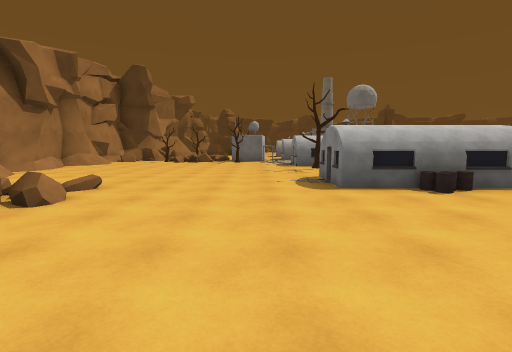
[1] (above)

24 first-person views from a walk through a scene from a Unity 3-D project. The camera is 1.5 m above the floor, tilts 6° down and sees 85° across. The floor is counted in squares, 2 m on a side. Each view is taken from the middle of a square. On the plan, view 1 faces up. The plan holds only what a view shows up to about 10 squares ahead; the rest is blank. The place goes on beyond the plan. The player character is not drawn.

[2]
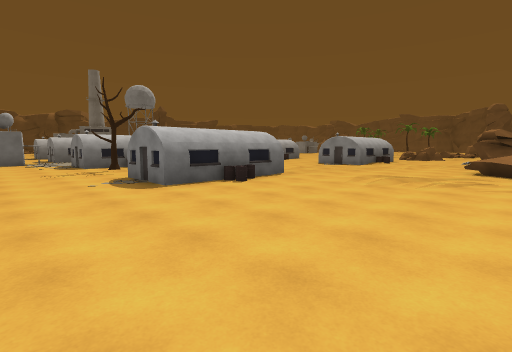

[3]
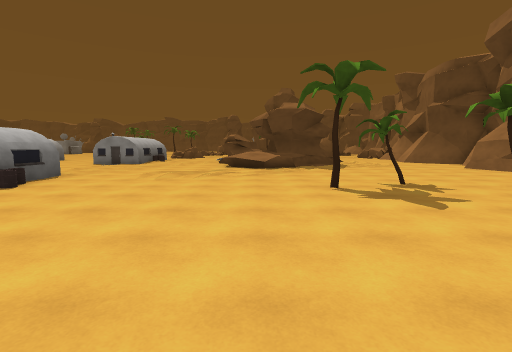

[4]
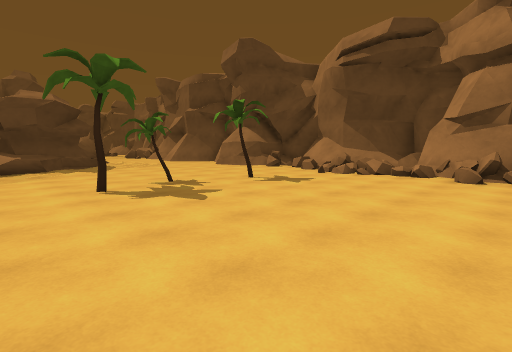

[5]
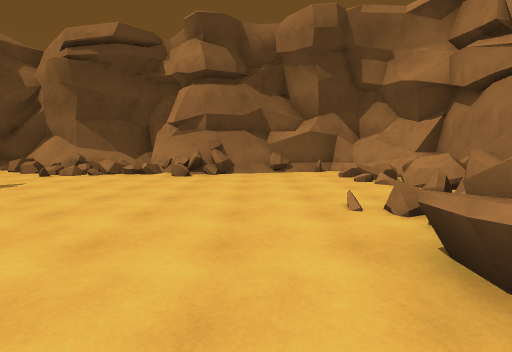

[6]
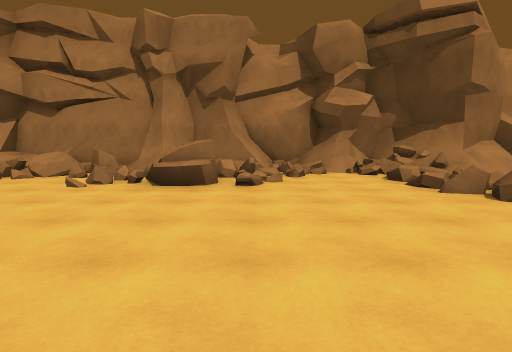

[7]
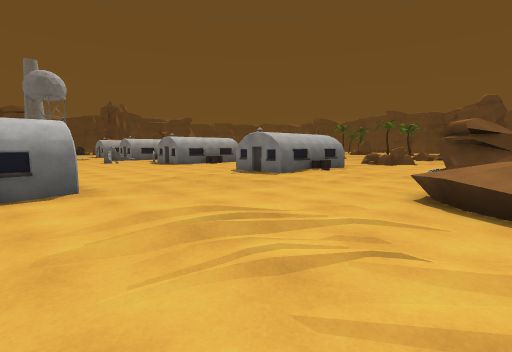

[8]
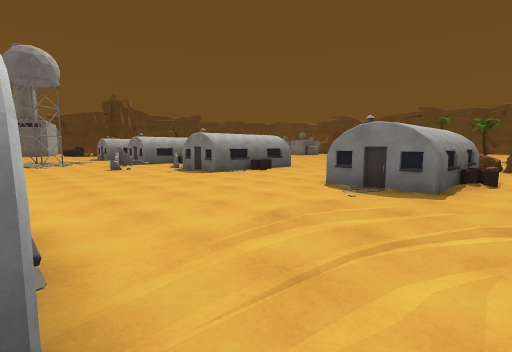

[9]
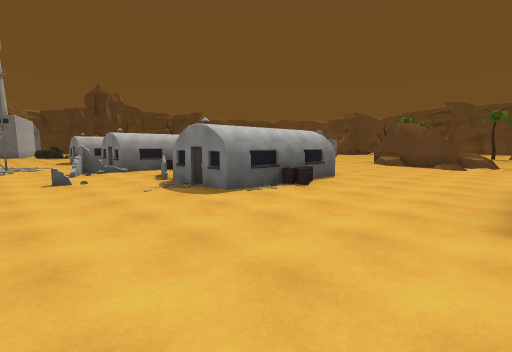

[10]
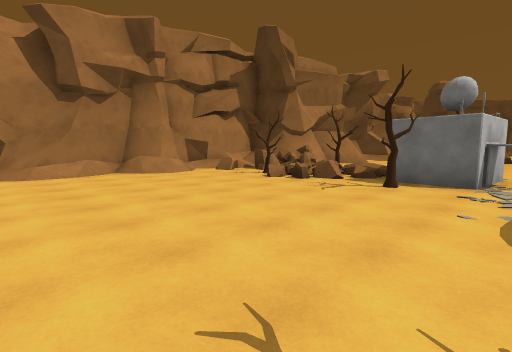

[11]
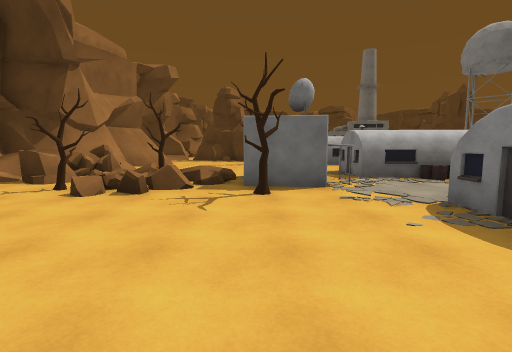

[12]
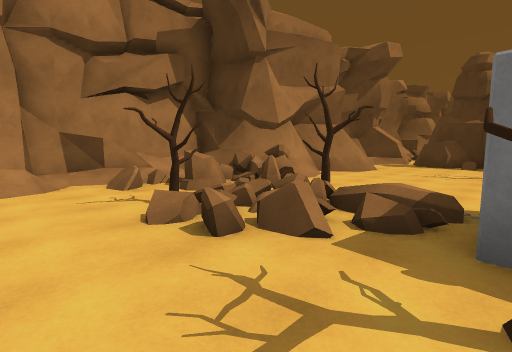

[13]
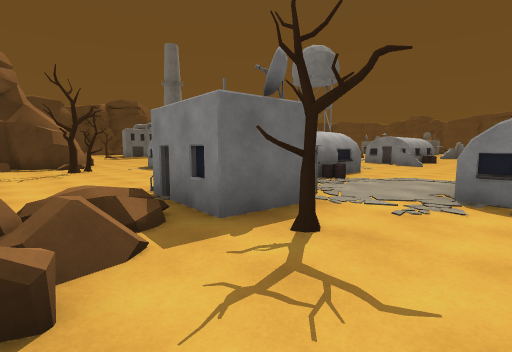

[14]
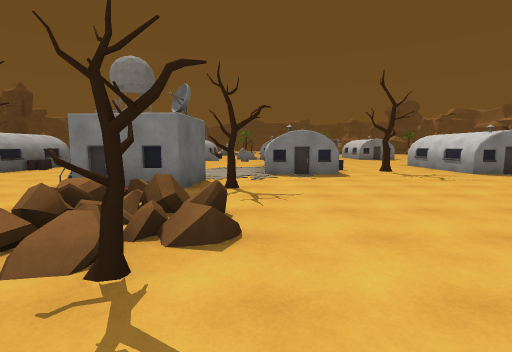

[15]
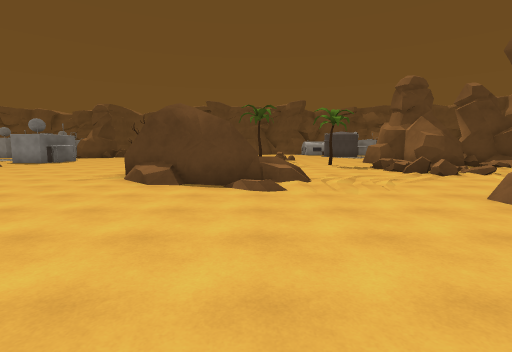

[16]
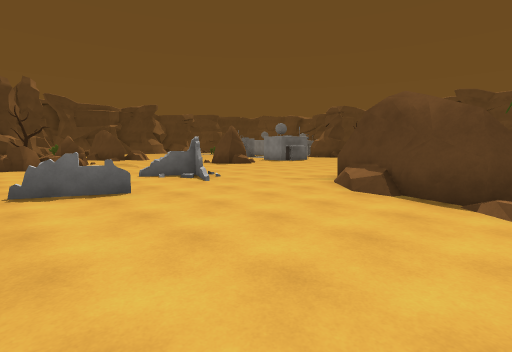

[17]
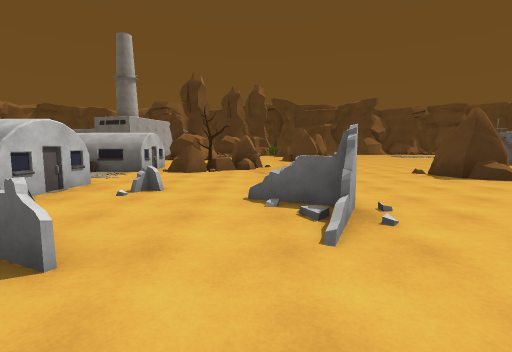

[18]
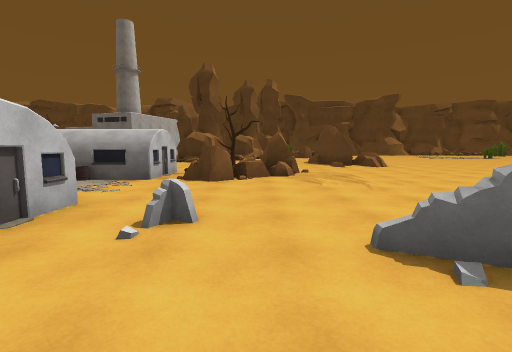

[19]
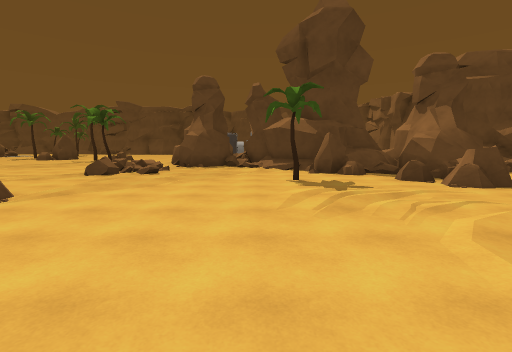

[20]
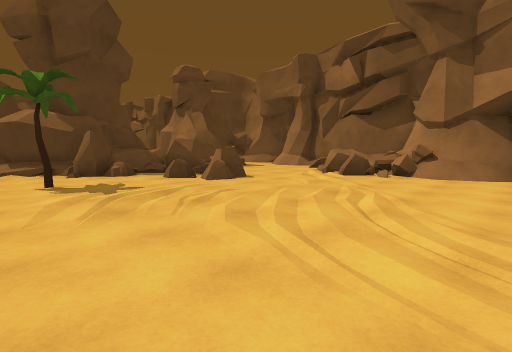

[21]
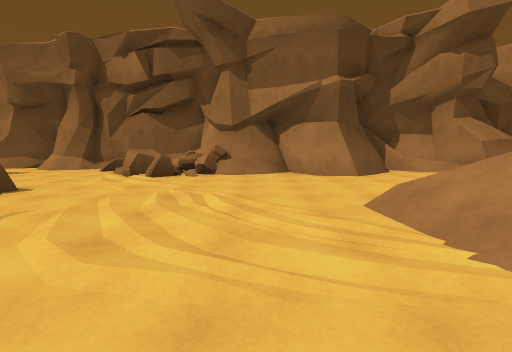

[22]
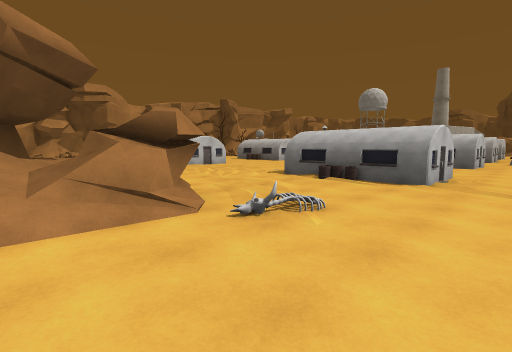

[23]
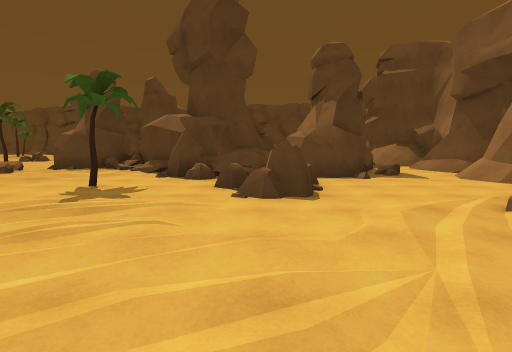

[24]
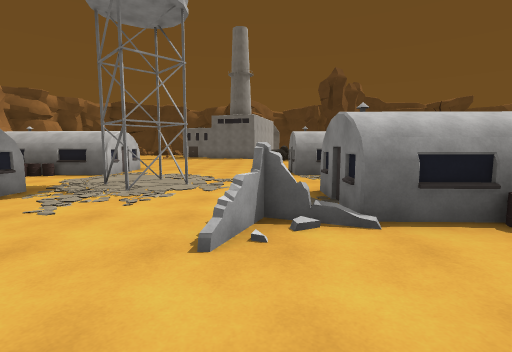

### Floor plan
Key: @ floor where view 1 was taken; # wall or solid block; x gap in a wall; . main floor; : floor 0.25 m higher than the main floor; + floor 0.5 m higher than the main floor; / step, stairs or slope; = window, fence, low wall or low ledge; ^ raised ledge; T tree; B building; R rock.
Columns run from 8 left of view 1 to 24 right of it. Each row starts with its distance up from view 1.
 24     ###                   .......
 23     ..##.     ...         .......
 22    /......B  B....BB  BTRR......
 21    #...TT.BBBB....BBBB.RR......
 20   ##.......B.......BB..R......RR
 19   #...........##...  .........##
 18   #/.......  .##...  ..........R
 17 ^^#=......BB B....BB B.=........
 16 #/##.T.#B.BBBB...#BBBB...+#.....
 15 ^/^=#=xBBB..........  ....#.....
 14 #/=.T=.T#B........=.  .=........
 13 #/........B.......B   .........
 12 ##........B   ....BB B......#
 11 #.........BB  ....BBBB.....##
 10 ##........... .............#
  9 ##........T...............:#=
  8 #/.........................=....
  7 #//.......BBB ....B  B...../....
  6 ##/.......BBBB....BBBB..........
  5 #=.//+....BBBB.....BBB..RR...=..
  4 #=#===..................RR..====.
  3 #=.==.......................//=##
  2 #=...........//................##
  1 #=#..............==##=........./#
  0 ##=.....@.......=###=........./##
 -1 ##=#=......T....=###/......T..##
 -2  ##==............## /........R##
 -3  ##=........T.....# /........R##
 -4  #^..............   /.....RRR==#
 -5  #=........T.....  ........RR###
 -6  #=/.............  ..........###
 -7  =#/...=......... ......#=....###
 -8  #=///###===. /##..###/##^=.../.#
 -9  ########=###############==///...
-10         ####            ########/
-11                                ##

Positions as (right, up) in squares from view 1, and headings:
1: (0, 0), facing up
2: (-1, 0), facing up-right
3: (-2, 0), facing right
4: (-2, 0), facing down-right
5: (-3, 0), facing down
6: (1, 0), facing left
7: (4, 0), facing up-right
8: (5, 4), facing up-right
9: (7, 7), facing up-right
10: (1, 8), facing up-left
11: (-1, 9), facing up
12: (-1, 12), facing up-left
13: (-3, 12), facing up-right
14: (-6, 13), facing right
15: (13, 9), facing right
16: (14, 9), facing up-right
17: (17, 12), facing up
18: (16, 14), facing up
19: (13, 0), facing right
20: (13, 0), facing down-right
21: (14, 0), facing down
22: (15, -1), facing up-left
23: (14, -4), facing right
24: (9, 13), facing up
